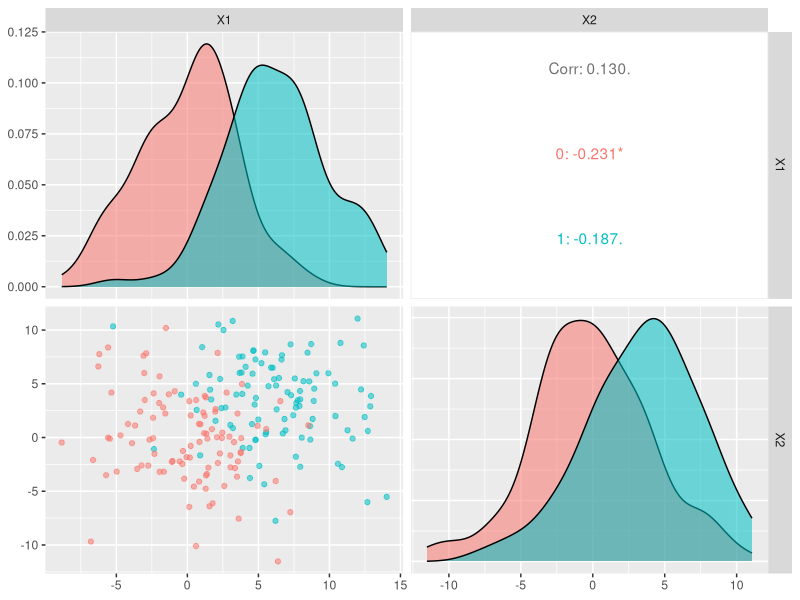
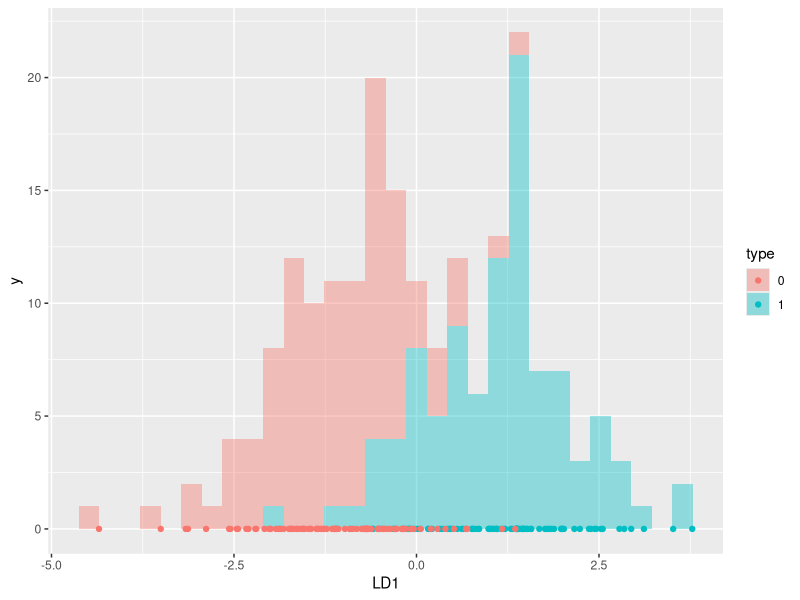

Recreate these plots in R, in order. (Note: a time limit stopped this script after it produced the figures.)
## ---- chunk 1
knitr::opts_chunk$set(echo=FALSE, message = FALSE)
## ---- chunk 2
library(ggplot2)
library(GGally)
library(MASS)
## ---- chunk 3
par(mfrow=c(1,2))
set.seed(111)
n_true <- 100
n_false <- 100
n <- n_true + n_false
Z <- matrix(rnorm(2*n), ncol = 2)
y <- rep(c(1, 0), times = c(n_true, n_false))

X1 <- 3*Z[,1] + 2*Z[,2]
X2 <- Z[,1] - 4*Z[,2]
X1 <- 6*y + X1
X2 <- 4*y + X2

dat = data.frame(X1 = X1, X2 = X2, class = as.factor(y))

# ggplot(data = dat, mapping = aes(x = X1, y = X2, colour = class)) + geom_point() + ggtitle("Scatter plot of X1 vs X2")
ggpairs(data = dat, mapping = aes(colour = class, alpha = 0.6), columns=1:2)
## ---- chunk 4
fit_lda <- lda(class ~., data = dat)
fit_lda_predict <- predict(fit_lda)

plot_dat <- data.frame(type = dat[,ncol(dat)], linear_disc = fit_lda_predict$x)
ggplot(plot_dat, aes(x = LD1, fill=type)) + geom_histogram(alpha=0.4) + geom_point(aes(x=LD1, y=0, colour= type))
## ---- chunk 5
n_samp <- nrow(dat)
train_idx <- sample(n_samp, round(0.7*n_samp))
lda_train <- lda(class ~., data = dat[train_idx,])
lda_train_predict <- predict(lda_train)
lda_test_predict <- predict(lda_train,dat[-train_idx,1:2])
cm <- table(lda_test_predict$class,dat[-train_idx,]$class)
misclassification_rate <- (sum(cm) - sum(diag(cm))) / sum(cm)
## ---- chunk 6
set.seed(111)

n_true <- 100
n_false <- 100
n <- n_true + n_false

degrees_of_freedom <- c(1, 2, 4, 8, 16, 32, 64, 128, 199)
mean_missclassification_rates <- c()
for (degrees in degrees_of_freedom) {
    misclassification_rates <- c()
    for (i in 1:1000){

        Z <- matrix(rt(2*n, df = degrees), ncol = 2)
        y <- rep(c(1, 0), times = c(n_true, n_false))

        X1 <- 3*Z[,1] + 2*Z[,2]
        X2 <- Z[,1] - 4*Z[,2]
        X1 <- 6*y + X1
        X2 <- 4*y + X2

        dat_t_distr = data.frame(X1 = X1, X2 = X2, class = as.factor(y))

        fit_lda_t_distr <- lda(class ~., data = dat_t_distr)
        fit_lda_predict_t_distr <- predict(fit_lda_t_distr)

        n_samp <- nrow(dat)
        train_idx <- sample(n_samp, round(0.7*n_samp))
        lda_train <- lda(class ~., data = dat_t_distr[train_idx,])
        lda_test_predict <- predict(lda_train,dat_t_distr[-train_idx,1:2])
        cm <- table(lda_test_predict$class,dat_t_distr[-train_idx,]$class)
        misclassification_rate <- (sum(cm) - sum(diag(cm))) / sum(cm)
        misclassification_rates <- append(misclassification_rates, misclassification_rate)
    }
    mean_missclassification_rates <- append(mean_missclassification_rates, mean(misclassification_rates))
}
## ---- chunk 7
t_distr_results <- data.frame(degrees_of_freedom, mean_missclassification_rates)
t_distr_results$degrees_of_freedom <- factor(t_distr_results$degrees_of_freedom, levels = t_distr_results$degrees_of_freedom)
ggplot(
    data = t_distr_results,
    aes(x=degrees_of_freedom, y=mean_missclassification_rates)
) + geom_bar(stat="identity", fill="steelblue") +
  geom_text(aes(label=round(mean_missclassification_rates, digits=3)), vjust=-0.3, size=2.5)+
  theme_minimal()
## ---- chunk 8
library(dplyr)
set.seed(111)


percent_true_class <- c(0.1, 0.2, 0.3, 0.4, 0.5, 0.6, 0.7, 0.8, 0.9)
mean_missclassification_rates <- c()
for (poison in percent_true_class) {
    n_true <- round(30 + poison * 140)
    n_false <- round(30 + (1-poison) * 140)
    n <- n_true + n_false

    misclassification_rates <- c()
    for (i in 1:1000){
        # change to normal
        Z <- matrix(rnorm(2*n), ncol = 2)
        y <- rep(c(1, 0), times = c(n_true, n_false))

        X1 <- 3*Z[,1] + 2*Z[,2]
        X2 <- Z[,1] - 4*Z[,2]
        X1 <- 6*y + X1
        X2 <- 4*y + X2

        dat_t_distr = data.frame(X1 = X1, X2 = X2, class = as.factor(y))

        fit_lda_t_distr <- lda(class ~., data = dat_t_distr)
        fit_lda_predict_t_distr <- predict(fit_lda_t_distr)

        n_samp <- nrow(dat)
        # train_idx <- sample(n_samp, round(0.7*n_samp))
        positive_train_dx <- sample(round(30 + 140 * poison), round(140 * poison))
        negtaive_train_idx <- sample(round(30 + (1-poison)*140), round(140*(1-poison)))
        negtaive_train_idx <- negtaive_train_idx + 30 + 140*poison
        train_idx <- c(positive_train_dx, negtaive_train_idx)

        lda_train <- lda(class ~., data = dat_t_distr[train_idx,])
        lda_test_predict <- predict(lda_train,dat_t_distr[-train_idx,1:2])
        cm <- table(lda_test_predict$class,dat_t_distr[-train_idx,]$class)
        misclassification_rate <- (sum(cm) - sum(diag(cm))) / sum(cm)
        misclassification_rates <- append(misclassification_rates, misclassification_rate)
    }
    mean_missclassification_rates <- append(mean_missclassification_rates, mean(misclassification_rates))
}
## ---- chunk 9
t_distr_results <- data.frame(percent_true_class, mean_missclassification_rates)
ggplot(
    data = t_distr_results,
    aes(x=as.character(percent_true_class), y=mean_missclassification_rates)
) + geom_bar(stat="identity", fill="steelblue") +
geom_text(aes(label=round(mean_missclassification_rates, digits=3)), vjust=-0.3, size=2.5)+
  theme_minimal()
## ---- chunk 10
library(dplyr)
set.seed(111)

n_true <- 100
n_false <- 100
n <- n_true + n_false

poison_percenatge <- c(0, 0.05, 0.10, 0.15, 0.20, 0.25, 0.30, 0.35, 0.40, 0.45, 0.5)
mean_missclassification_rates <- c()
for (poison in poison_percenatge) {
    misclassification_rates <- c()
    for (i in 1:1000){
        # change to normal
        Z <- matrix(rnorm(2*n), ncol = 2)
        y <- rep(c(1, 0), times = c(n_true, n_false))

        X1 <- 3*Z[,1] + 2*Z[,2]
        X2 <- Z[,1] - 4*Z[,2]
        X1 <- 6*y + X1
        X2 <- 4*y + X2

        dat_t_distr = data.frame(X1 = X1, X2 = X2, class = as.factor(y))

        fit_lda_t_distr <- lda(class ~., data = dat_t_distr)
        fit_lda_predict_t_distr <- predict(fit_lda_t_distr)

        n_samp <- nrow(dat)
        train_idx <- sample(n_samp, round(0.7*n_samp))
        
        train_idx_poison <- sample(train_idx, round(poison*length(train_idx)))
        dat_t_distr$class[train_idx_poison] <- ifelse(dat_t_distr$class[train_idx_poison] == 0, 1, 0)

        lda_train <- lda(class ~., data = dat_t_distr[train_idx,])
        lda_test_predict <- predict(lda_train,dat_t_distr[-train_idx,1:2])
        cm <- table(lda_test_predict$class,dat_t_distr[-train_idx,]$class)
        misclassification_rate <- (sum(cm) - sum(diag(cm))) / sum(cm)
        misclassification_rates <- append(misclassification_rates, misclassification_rate)
    }
    mean_missclassification_rates <- append(mean_missclassification_rates, mean(misclassification_rates))
}
## ---- chunk 11
t_distr_results <- data.frame(poison_percenatge, mean_missclassification_rates)
ggplot(
    data = t_distr_results,
    aes(x=as.character(poison_percenatge), y=mean_missclassification_rates)
) + geom_bar(stat="identity", fill="steelblue") +
geom_text(aes(label=round(mean_missclassification_rates, digits=3)), vjust=-0.3, size=3)+
  theme_minimal()
